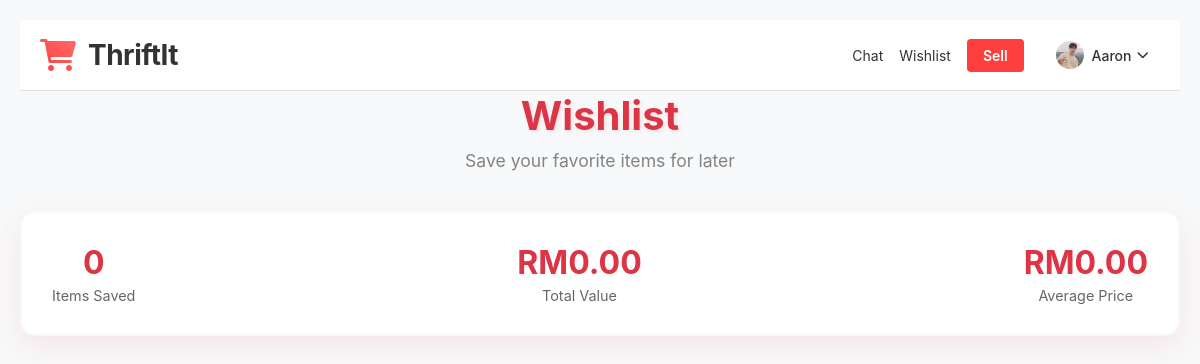
The app's page /wishlist (signed in) with its own data.
### app.py (models this page shows, shortened)
class User(db.Model, UserMixin):
    id            = db.Column(db.Integer, primary_key=True)
    student_id    = db.Column(db.String(50), unique=True, nullable=False)
    student_email = db.Column(db.String(120), unique=True, nullable=False)
    password_hash = db.Column(db.String(255), nullable=False)  # Increased from 128 to 255
    full_name     = db.Column(db.String(100), nullable=True)
    profile_picture = db.Column(db.String(100), nullable=True, default='default-avatar.png')
    messages_sent     = db.relationship('Message', foreign_keys='Message.sender_id', backref='sender', lazy='dynamic')
    messages_received = db.relationship('Message', foreign_keys='Message.receiver_id', backref='receiver', lazy='dynamic')
    def get_profile_picture(self):
        return self.profile_picture if self.profile_picture else 'default-avatar.png'
    def get_display_name(self):
        return self.full_name if self.full_name else self.student_id

### app.py (the view)
@app.route('/wishlist')
@login_required
def wishlist():
    try:
        wishlist_items = db.session.query(Wishlist, Product).join(
            Product, Wishlist.product_id == Product.id
        ).filter(Wishlist.user_id == current_user.id).all()
        return render_template('wishlist.html', wishlist_items=wishlist_items)
    except Exception as e:
        app.logger.error(f"Wishlist error: {str(e)}")
        flash('Error loading wishlist.', 'error')
        return render_template('wishlist.html', wishlist_items=[])

### app.py (called while the page is built)
@login_manager.user_loader
def load_user(user_id):
    return User.query.get(int(user_id))

### templates/wishlist.html (shortened to what this page needs)
<html>
<head>
      <link rel="stylesheet" href="{{ url_for('static', filename='style_wishlist.css') }}">
</head>
<body>
    {% include 'profile_header.html' %}
    <div class="container">
        <div class="header">
            <h1>Wishlist</h1>
            <p>Save your favorite items for later</p>
        </div>
        <div class="wishlist-stats">
            <div class="stat">
                <div class="stat-number" id="itemCount">5</div>
                <div class="stat-label">Items Saved</div>
            </div>
            <div class="stat">
                <div class="stat-number" id="totalValue">RM1,247.50</div>
                <div class="stat-label">Total Value</div>
            </div>
            <div class="stat">
                <div class="stat-number" id="avgPrice">RM249.50</div>
                <div class="stat-label">Average Price</div>
            </div>
        </div>
    </div>
</body>
</html>

### templates/profile_header.html (shortened to what this page needs)
<!DOCTYPE html>
<html>
<head>
    <link rel="stylesheet" href="https://cdnjs.cloudflare.com/ajax/libs/font-awesome/6.0.0/css/all.min.css">
    <link rel="stylesheet" href="{{ url_for('static', filename='style_profile_header.css') }}">
</head>
<body>
    <header class="site-header">
        <div class="container">
            <a href="{{ url_for('home') }}" class="logo">
                <div class="logo-container">
                    <i class="fas fa-shopping-cart logo-icon"></i>
                    <span class="logo-text">ThriftIt</span>
                </div>
            </a>
            <div class="user-actions">
                <a href="{{ url_for('send_message') }}">Chat</a>
                <a href="{{ url_for('wishlist') }}">Wishlist</a>
                <a href="{{ url_for('upload') }}" class="btn-sell">Sell</a>
                <div class="user-menu" onclick="toggleMenu()">
                    <img src="{{ url_for('uploads', filename=current_user.get_profile_picture()) }}" alt="Profile" class="profile-pic">
                    <span>{{ current_user.get_display_name() }}</span>
                    <i class="fas fa-chevron-down"></i>
                </div>
            </div>
        </div>
    </header>
</body>
</html>

### static/style_wishlist.css (style rules this page uses)
* { margin: 0; padding: 0; box-sizing: border-box; }
body { font-family: 'Segoe UI', Tahoma, Geneva, Verdana, sans-serif; background: #ffffff; min-height: 100vh; padding: 20px; }
.container { max-width: 1200px; margin: 0 auto; }
.header { text-align: center; margin-bottom: 40px; color: #dc3545; }
.header h1 { font-size: 2.5rem; margin-bottom: 10px; text-shadow: 2px 2px 4px rgba(220, 53, 69, 0.1); }
.header p { font-size: 1.1rem; opacity: 0.8; color: #666; }
.wishlist-stats { background: white; border-radius: 15px; padding: 30px; margin-bottom: 30px; box-shadow: 0 10px 30px rgba(220, 53, 69, 0.1); border: 2px solid #f8f9fa; display: flex; justify-content: space-between; align-items: center; }
.stat { text-align: center; }
.stat-number { font-size: 2rem; font-weight: bold; color: #dc3545; }
.stat-label { color: #666; font-size: 0.9rem; margin-top: 5px; }

### static/style_profile_header.css (style rules this page uses)
*, *::before, *::after { box-sizing: border-box; margin: 0; padding: 0; }
body { font-family: -apple-system, BlinkMacSystemFont, 'Segoe UI', Roboto, sans-serif; background-color: #f8f9fa; color: #333; }
.site-header { background: #fff; border-bottom: 1px solid #e0e0e0; position: relative; z-index: 1000; }
.site-header .container { max-width: 1200px; margin: 0 auto; height: 70px; display: flex; align-items: center; justify-content: space-between; padding: 0 20px; }
.site-header .logo { text-decoration: none; color: #333; }
.logo-container { display: flex; align-items: center; gap: 12px; }
.logo-icon { font-size: 32px; color: #ff3e3e; background: linear-gradient(45deg, #ff3e3e, #ff6b6b); -webkit-background-clip: text; -webkit-text-fill-color: transparent; background-clip: text; }
.logo-text { font-size: 28px; font-weight: 700; color: #333; letter-spacing: -0.5px; }
.site-header .user-actions { display: flex; align-items: center; position: relative; margin-left: auto; }
.site-header .user-actions a { color: #333; text-decoration: none; margin: 0 8px; font-size: 14px; display: flex; align-items: center; transition: color 0.2s ease; }
.site-header .user-menu { display: flex; align-items: center; cursor: pointer; padding: 6px 12px; border-radius: 20px; transition: background-color 0.2s ease; margin-left: 12px; order: 2; }
.site-header .user-menu .profile-pic { width: 28px; height: 28px; border-radius: 50%; margin-right: 8px; object-fit: cover; }
.site-header .user-menu span { font-size: 14px; font-weight: 500; margin-right: 6px; }
.site-header .user-menu i { font-size: 12px; transition: transform 0.2s ease; }
.site-header .btn-sell { background: #ff3e3e; color: #fff !important; text-decoration: none; padding: 8px 16px; border-radius: 4px; font-weight: 600; transition: opacity 0.2s ease; order: 1; }

### records on screen
User: profile_picture (picture), get_display_name "Aaron"
